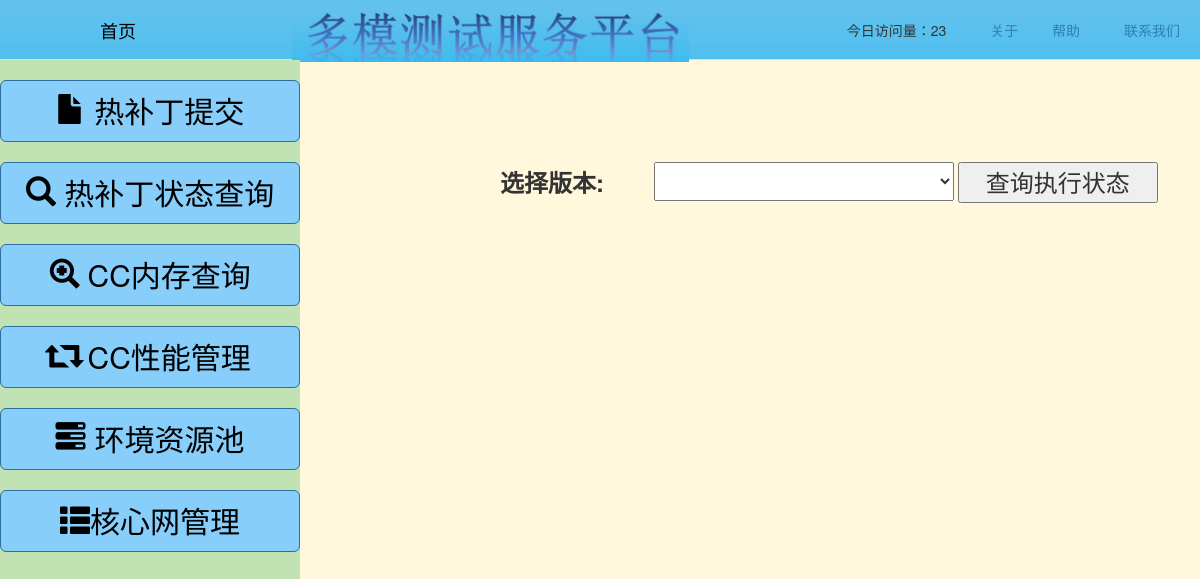
Page /versionManage/ on the earlier database version.
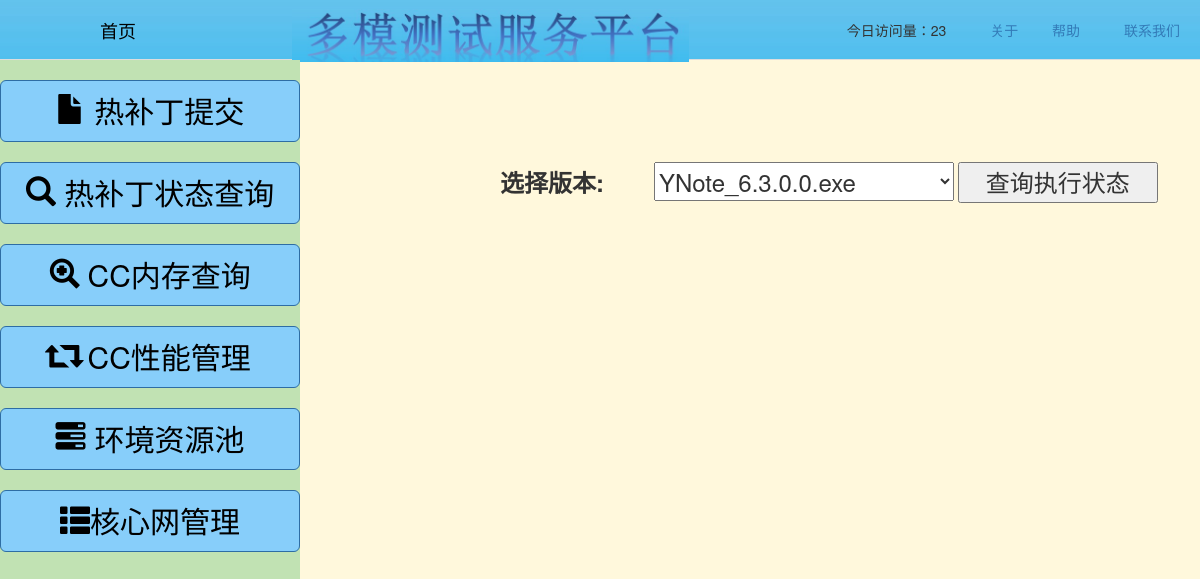
Same page on the later database version.
### hotVersionManage/models.py (models this page shows)
class VersionRecord(models.Model):
    formnum=models.CharField(max_length=32)
    versionname=models.CharField(max_length=32)
    commituser=models.CharField(max_length=64)
    otherinfo=models.CharField(max_length=128,null=True)
    committime=models.CharField(max_length=64,null=True)
    verpath=models.CharField(max_length=64,null=True)
    testtime=models.CharField(max_length=64,null=True)
    ommb=models.CharField(max_length=64,null=True)
    subnet=models.CharField(max_length=64,null=True)
    neid=models.CharField(max_length=64,null=True)
    iscloudtest=models.CharField(max_length=64,null=True)
    cloudtestresult=models.CharField(max_length=64,null=True)

### hotVersionManage/views.py (the view)
# urls.py: url(r'^versionManage/', views.versionManage),
def versionManage(request):
    data=[]
    obj=models.VersionRecord.objects.all()
    for i in obj:
        data.append(i.versionname)
    return render(request,'Manage.html',{'versionlist':data})

### templates/Manage.html (shortened to what this page needs)
<!DOCTYPE html>
<html lang="en">
<head>
    <link rel="stylesheet" href="/static/bootstrap-3.3.7-dist/css/bootstrap.min.css"/>
    <link rel="stylesheet" href="/static/common.css">
    <link rel="stylesheet" href="/static/jquery-ui-1.12.1.custom/jquery-ui.css">
</head>
<body style="height: 100%;background-color: cornsilk">
<div class='head' style="margin:0 ;width: 100%">
    <a style="float: left;font-size: 18px;color: black;margin-left: 100px"href="/index/">首页</a>
    <div style="float: left;font-size: 35px;color: blue;margin-left: 13%">
        <img height="53" src="/static/img/head1.jpg"/>
    </div>
    <div style="float: right;">
        <span style="margin-right: 30px">今日访问量：23</span>
        <a href=# style="margin: 0 10px">关于</a>
        <a href=# style="margin: 0 20px">帮助</a>
        <a href=# style="margin: 0 20px">联系我们</a>
    </div>
</div>
<div style="position: fixed;
    top:60px;
    left: 0;
    bottom:0;
    width: 300px;height: 100%;min-width:300px;background-color: #c1e2b3">
<div class="center">
    <a href="/versionCommit/" ><button type="button"  class="btn btn-primary btn-lg b" >
        <span class="glyphicon glyphicon-file"></span> 热补丁提交
    </button></a>
    </div>
    <div class="center">
    <a href="#" ><button type="button"  class="btn btn-primary btn-lg b" >
        <span class="	glyphicon glyphicon-search"></span> 热补丁状态查询
    </button></a>
    </div>
    <div class="center">
    <button type="button" class="btn btn-primary btn-lg b" >
        <span class="glyphicon glyphicon-zoom-in"></span> CC内存查询
    </button>
    </div>
    <div class="center">
    <button type="button" class="btn btn-primary btn-lg b" >
        <span class="glyphicon glyphicon-retweet"></span> CC性能管理
    </button>
    </div>
    <div class="center">
    <button type="button" class="btn btn-primary btn-lg b" >
        <span class="glyphicon glyphicon-tasks"></span> 环境资源池
    </button>
    </div>
    <div class="center">
    <button type="button"  class="btn btn-primary btn-lg b" >
        <span class="glyphicon glyphicon-th-list"></span>核心网管理
    </button>
    </div>
</div>
<div style="float: left;width:1200px;height: 100%">
    <div>
        <div style="margin-left: 500px;margin-top: 100px;width: 700px">
          <label for="sel1" class="p">选择版本:</label>
            <select id='sel1' name="vernum" class="p" style="width: 300px">
                {% for row in versionlist %}
                <option class="p"  value="{{ row }}">{{ row }}</option>
                {% endfor %}
            </select>
        <input type="button" class="p" style="width: 200px" value="查询执行状态"/>
    </div>
    </div>
</div>
</body>
</html>

Differences in the rows shown:
added VersionRecord: vernum "YNote_6.3.0.0.exe"
